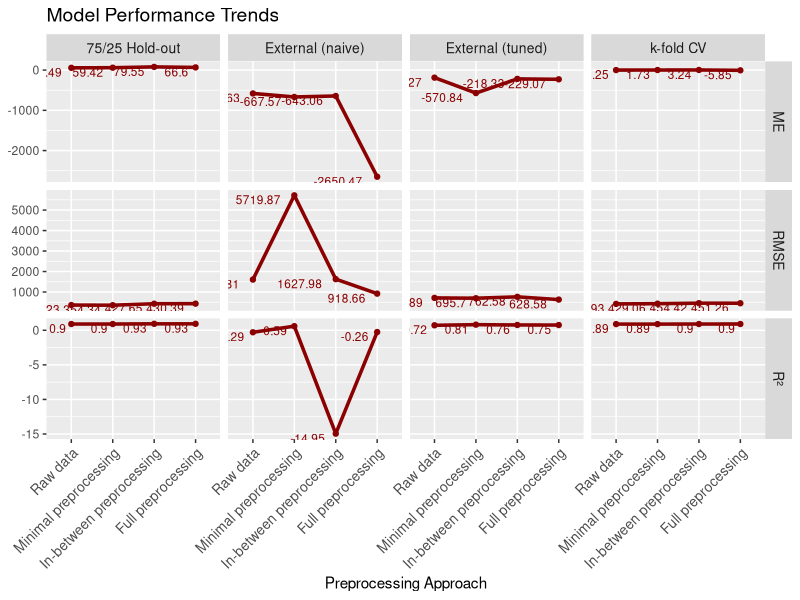

Here is the R script that generated this plot:
require(ggplot2)
require(dplyr)
require(patchwork)

validation_results = data.frame(
  Model = rep(c("Full preprocessing",
                "Minimal preprocessing",
                "In-between preprocessing",
                "Raw data"),
              times = 4),  # 4 models × 4 validation types
  Validation_Type = rep(c("75/25 Hold-out",
                          "k-fold CV",
                          "External (naive)",
                          "External (tuned)"), each = 12),  # 3 metrics × 4 models = 12 per validation type
  Metric = rep(rep(c("ME", "RMSE", "R²"), times = 4), times = 4),  # 3 metrics per model
  Value = c(
    # 75/25 Hold-out validation
    66.6020032, 354.3433093, 0.9314309,     # MODEL1
    56.4854015, 430.3879971, 0.8988419,     # MODEL2
    79.5472914, 362.2250690, 0.9283465,     # MODEL3
    59.4212943, 427.6531738, 0.9001234,     # MODEL4
    
    # k-fold CV
    -5.8456, 429.0567, 0.8995,              # MODEL1
    0.2498, 451.2568, 0.8888,               # MODEL2
    3.2399, 418.9342, 0.9042,               # MODEL3
    1.7271, 454.4206, 0.8872,               # MODEL4
    
    # External "naive"
    -2650.4705204, 5719.8711412, -14.9490247,  # MODEL1
    -580.6311103, 918.6611902, 0.5885923,      # MODEL2
    -643.0621647, 1606.8055733, -0.2586017,    # MODEL3
    -667.5676297, 1627.9799779, -0.2919918,    # MODEL4
    
    # External "tuned-on-external"
    -229.0696, 695.7013, 0.7640569,         # MODEL1
    -187.2734, 628.5788, 0.807389,          # MODEL2
    -218.327, 711.8946, 0.7529454,          # MODEL3
    -570.8383, 762.579, 0.7165142           # MODEL4
  )
)

validation_results$Metric = factor(validation_results$Metric, 
                                    levels = c("ME", "RMSE", "R²"))

validation_results$Model = factor(validation_results$Model,
                                  levels = c("Raw data",
                                             "Minimal preprocessing",
                                             "In-between preprocessing",
                                             "Full preprocessing"))


# validation_results_filtered = validation_results |> 
#   filter(Validation_Type != "External (naive)")

ggplot(validation_results,
       aes(x = Model, y = Value, group = 1)) +
  geom_line(size = 1.2, color = "darkred") +
  geom_point(size = 1.5, color = "darkred") +
  geom_text(aes(label = round(Value, 2)),
            vjust = 1, hjust = 1.3,
            size = 3, color = "darkred") +
  facet_grid(Metric ~ Validation_Type, scales = "free_y") +
  scale_y_continuous(position = "left") +
  labs(title = "Model Performance Trends",
       x = "Preprocessing Approach",
       y = "Value") +
  theme(axis.text.x = element_text(angle = 45, hjust = 1, size = 10),
        strip.text.x = element_text(size = 10),
        strip.text.y = element_text(size = 10),
        axis.title.y = element_blank(),
        plot.title = element_text(size = 14))
